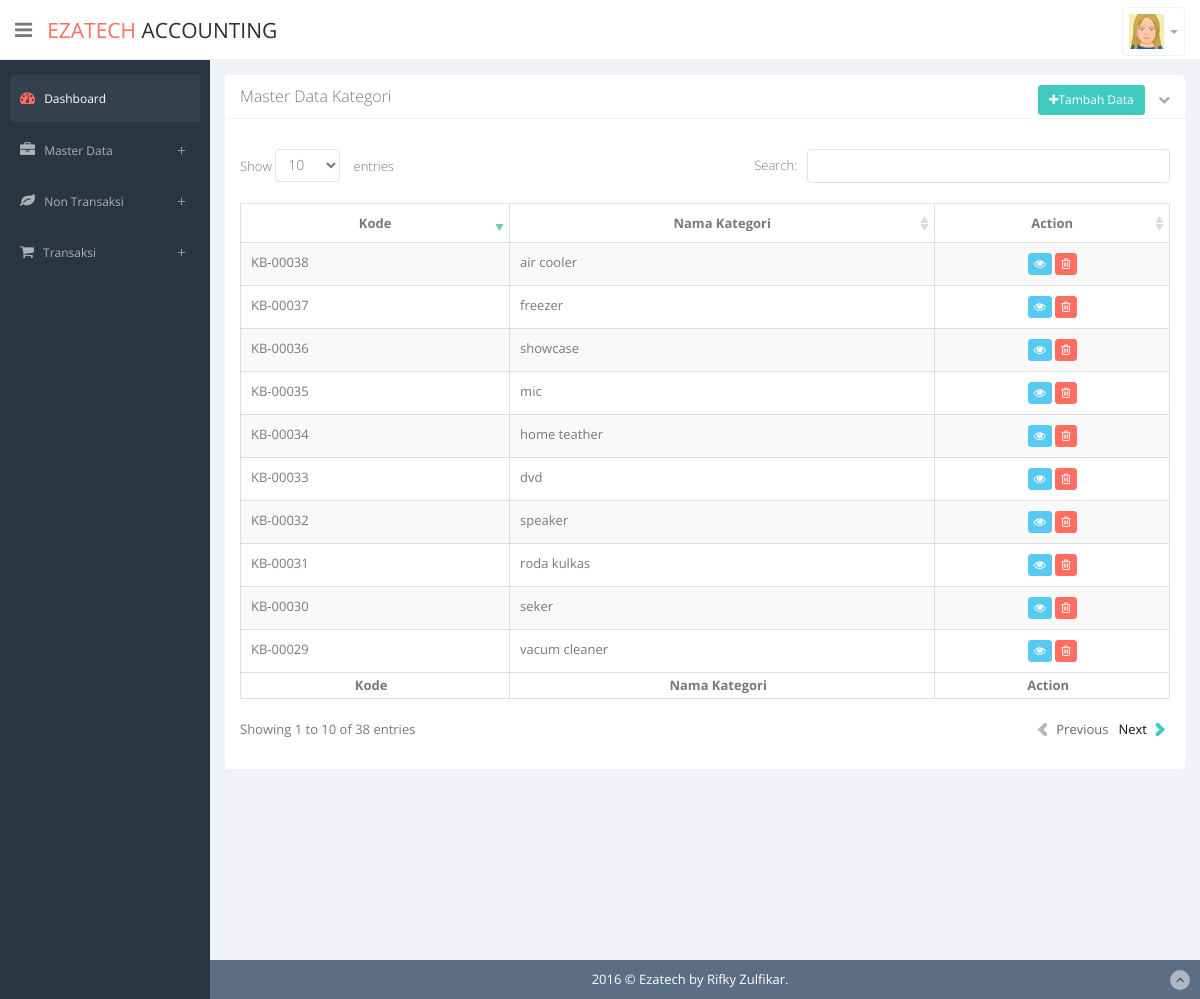
Page /index.php/kategori on the committed database.
### tables this page shows
CREATE TABLE `t_barang_kategori` (
  `kd_kategori` varchar(20) NOT NULL DEFAULT '',
  `nama_kategori` varchar(25) NOT NULL,
  `hapus` varchar(1) NOT NULL DEFAULT '0',
  PRIMARY KEY (`kd_kategori`)
);

### application/controllers/kategori.php (called while the page is built, shortened)
<?php
class Kategori extends CI_Controller {
	public function __construct() {
		$this->load->model('kategori_model');
	}
	public function index() {
		$rows = $this->kategori_model->cari_semua();
		$this->load->view('admin/kategori/master_kategori', ["rows"=>$rows]);
	}
}

### index.php (called while the page is built, shortened)
<?php
require_once BASEPATH.'core/CodeIgniter.php';

### application/models/kategori_model.php (called while the page is built, shortened)
<?php
	class Kategori_model extends CI_Model {
		public function cari_semua() {
			$sql = "SELECT * FROM t_barang_kategori WHERE hapus<>'1' ORDER BY kd_kategori,nama_kategori;";
			$query=$this->db->query($sql);
			return $query->result();
		}
	}
?>

### application/views/admin/kategori/master_kategori.php (the view, shortened to what this page needs)
<?php
	include(__DIR__ . "/../head.php");
	include(__DIR__ . "/../header.php");
	include(__DIR__ . "/../sidebar.php");
?>
<section id="main-content">
	<section class="wrapper site-min-height">
		<section class="panel">
			<header class="panel-heading">
			Master Data Kategori
			<span class="tools pull-right">
				<button type="button" class="btn btn-primary btn-sm" id="btn-tambah"><i class="fa fa-plus"></i>Tambah Data</button>
				<a href="javascript:;" class="fa fa-chevron-down"></a>
			</span>
			</header>
			<div class="panel-body">
				<div class="adv-table">
					<table class="display table table-bordered table-striped" id="dynamic-table">
						<thead>
							<tr>
								<th class="text-center">Kode</th>
								<th class="text-center">Nama Kategori</th>
								<th class="text-center">Action</th>
							</tr>
						</thead>
						<tbody>
							<?php
							foreach ($rows as $row) {
							?>
							<tr>
								<td><?=$row->kd_kategori?></td>
								<td><?=$row->nama_kategori?></td>
								<td class="center hidden-phone">
									<a href="<?=base_url()?>index.php/kategori/form_edit/?id=<?=$row->kd_kategori?>"<button type="button" class="btn btn-info btn-xs tooltips btn-ubah" data-placement="top" data-toggle="tooltip" data-original-title="Edit Data"><i class="fa fa-eye"></i></button></a>
									<a href="<?=base_url()?>index.php/kategori/hapus/?id=<?=$row->kd_kategori?>"<button type="button" class="btn btn-danger btn-xs tooltips btn-hapus" data-placement="top" data-toggle="tooltip" data-original-title="Hapus Data" onclick="return confirm('Anda yakin menghapus data ID <?=$row->kd_kategori?>')"><i class="fa fa-trash-o"></i></button></a>
								</td>
							</tr>
							<?php } ?>
						</tbody>
						<tfoot>
							<tr>
								<th class="text-center">Kode</th>
								<th class="text-center">Nama Kategori</th>
								<th class="text-center">Action</th>
							</tr>
						</tfoot>
					</table>
				</div>
			</div>
	</section>
</section>
<?php
	include(__DIR__ . "/../footer.php");
?>
</body>
</html>

### rows in the picture
t_barang_kategori: kd_kategori "KB-00029", nama_kategori "vacum cleaner"
t_barang_kategori: kd_kategori "KB-00030", nama_kategori "seker"
t_barang_kategori: kd_kategori "KB-00031", nama_kategori "roda kulkas"
t_barang_kategori: kd_kategori "KB-00032", nama_kategori "speaker"
t_barang_kategori: kd_kategori "KB-00033", nama_kategori "dvd"
t_barang_kategori: kd_kategori "KB-00034", nama_kategori "home teather"
t_barang_kategori: kd_kategori "KB-00035", nama_kategori "mic"
t_barang_kategori: kd_kategori "KB-00036", nama_kategori "showcase"
t_barang_kategori: kd_kategori "KB-00037", nama_kategori "freezer"
t_barang_kategori: kd_kategori "KB-00038", nama_kategori "air cooler"
